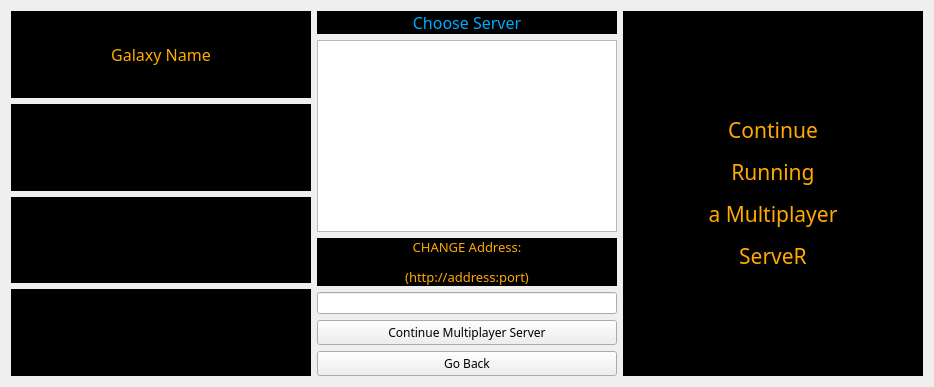
      <widget class="QWidget" name="continue_multi">
       <layout class="QHBoxLayout" name="horizontalLayout_8">
        <item>
         <layout class="QVBoxLayout" name="verticalLayout_11">
          <item>
           <widget class="QLabel" name="lblGalaxyNameContMulti">
            <property name="minimumSize">
             <size>
              <width>300</width>
              <height>0</height>
             </size>
            </property>
            <property name="font">
             <font>
              <family>Terminator Two</family>
              <pointsize>12</pointsize>
             </font>
            </property>
            <property name="autoFillBackground">
             <bool>false</bool>
            </property>
            <property name="styleSheet">
             <string notr="true">background-color: rgb(0, 0, 0);</string>
            </property>
            <property name="text">
             <string>&lt;html&gt;&lt;head/&gt;&lt;body&gt;&lt;p align=&quot;center&quot;&gt;&lt;span style=&quot; color:#ffaa00;&quot;&gt;Galaxy Name&lt;/span&gt;&lt;/p&gt;&lt;/body&gt;&lt;/html&gt;</string>
            </property>
           </widget>
          </item>
          <item>
           <widget class="QLabel" name="lblVersionContMulti">
            <property name="font">
             <font>
              <family>Terminator Two</family>
              <pointsize>10</pointsize>
             </font>
            </property>
            <property name="autoFillBackground">
             <bool>false</bool>
            </property>
            <property name="styleSheet">
             <string notr="true">background-color: rgb(0,0,0);</string>
            </property>
            <property name="text">
             <string>&lt;html&gt;&lt;head/&gt;&lt;body&gt;&lt;p&gt;&lt;span style=&quot; color:#000000;&quot;&gt;Version&lt;/span&gt;&lt;/p&gt;&lt;/body&gt;&lt;/html&gt;</string>
            </property>
           </widget>
          </item>
          <item>
           <widget class="QLabel" name="lblMapNameContMulti">
            <property name="font">
             <font>
              <family>Terminator Two</family>
              <pointsize>10</pointsize>
             </font>
            </property>
            <property name="autoFillBackground">
             <bool>false</bool>
            </property>
            <property name="styleSheet">
             <string notr="true">background-color: rgb(0, 0, 0);</string>
            </property>
            <property name="text">
             <string>&lt;html&gt;&lt;head/&gt;&lt;body&gt;&lt;p&gt;&lt;span style=&quot; color:#000000;&quot;&gt;Map Name&lt;/span&gt;&lt;/p&gt;&lt;/body&gt;&lt;/html&gt;</string>
            </property>
           </widget>
          </item>
          <item>
           <widget class="QLabel" name="lblRoundNumContMulti">
            <property name="font">
             <font>
              <family>Terminator Two</family>
              <pointsize>10</pointsize>
             </font>
            </property>
            <property name="autoFillBackground">
             <bool>false</bool>
            </property>
            <property name="styleSheet">
             <string notr="true">background-color: rgb(0, 0, 0);</string>
            </property>
            <property name="text">
             <string>Round:</string>
            </property>
           </widget>
          </item>
         </layout>
        </item>
        <item>
         <layout class="QVBoxLayout" name="verticalLayout_9">
          <item>
           <widget class="QLabel" name="label_28">
            <property name="minimumSize">
             <size>
              <width>300</width>
              <height>0</height>
             </size>
            </property>
            <property name="font">
             <font>
              <family>Terminator Two</family>
              <pointsize>12</pointsize>
             </font>
            </property>
            <property name="styleSheet">
             <string notr="true">background-color: rgb(0, 0, 0);</string>
            </property>
            <property name="text">
             <string>&lt;html&gt;&lt;head/&gt;&lt;body&gt;&lt;p align=&quot;center&quot;&gt;&lt;span style=&quot; color:#00aaff;&quot;&gt;Choose Server&lt;/span&gt;&lt;/p&gt;&lt;/body&gt;&lt;/html&gt;</string>
            </property>
           </widget>
          </item>
          <item>
           <widget class="QListView" name="lstChooseServerContMulti"/>
          </item>
          <item>
           <widget class="QLabel" name="label_29">
            <property name="font">
             <font>
              <family>Terminator Two</family>
              <pointsize>10</pointsize>
             </font>
            </property>
            <property name="styleSheet">
             <string notr="true">background-color: rgb(0, 0, 0);</string>
            </property>
            <property name="text">
             <string>&lt;html&gt;&lt;head/&gt;&lt;body&gt;&lt;p align=&quot;center&quot;&gt;&lt;span style=&quot; color:#ffaa00;&quot;&gt;CHANGE Address:&lt;/span&gt;&lt;/p&gt;&lt;p align=&quot;center&quot;&gt;&lt;span style=&quot; color:#ffaa00;&quot;&gt;(http://address:port)&lt;/span&gt;&lt;/p&gt;&lt;/body&gt;&lt;/html&gt;</string>
            </property>
           </widget>
          </item>
          <item>
           <widget class="QLineEdit" name="txtAddressContMulti"/>
          </item>
          <item>
           <widget class="QPushButton" name="btnContMulti">
            <property name="font">
             <font>
              <family>RowdyHeavy</family>
              <pointsize>9</pointsize>
             </font>
            </property>
            <property name="text">
             <string>Continue Multiplayer Server</string>
            </property>
           </widget>
          </item>
          <item>
           <widget class="QPushButton" name="btnBackContMulti">
            <property name="font">
             <font>
              <family>RowdyHeavy</family>
              <pointsize>9</pointsize>
             </font>
            </property>
            <property name="text">
             <string>Go Back</string>
            </property>
           </widget>
          </item>
         </layout>
        </item>
        <item>
         <widget class="QLabel" name="label_27">
          <property name="minimumSize">
           <size>
            <width>300</width>
            <height>0</height>
           </size>
          </property>
          <property name="font">
           <font>
            <family>Terminator Two</family>
            <pointsize>16</pointsize>
           </font>
          </property>
          <property name="styleSheet">
           <string notr="true">background-color: rgb(0, 0, 0);</string>
          </property>
          <property name="text">
           <string>&lt;html&gt;&lt;head/&gt;&lt;body&gt;&lt;p align=&quot;center&quot;&gt;&lt;span style=&quot; color:#ffaa00;&quot;&gt;Continue&lt;/span&gt;&lt;/p&gt;&lt;p align=&quot;center&quot;&gt;&lt;span style=&quot; color:#ffaa00;&quot;&gt;Running&lt;/span&gt;&lt;/p&gt;&lt;p align=&quot;center&quot;&gt;&lt;span style=&quot; color:#ffaa00;&quot;&gt;a Multiplayer&lt;/span&gt;&lt;/p&gt;&lt;p align=&quot;center&quot;&gt;&lt;span style=&quot; color:#ffaa00;&quot;&gt;ServeR&lt;/span&gt;&lt;/p&gt;&lt;/body&gt;&lt;/html&gt;</string>
          </property>
         </widget>
        </item>
       </layout>
      </widget>
